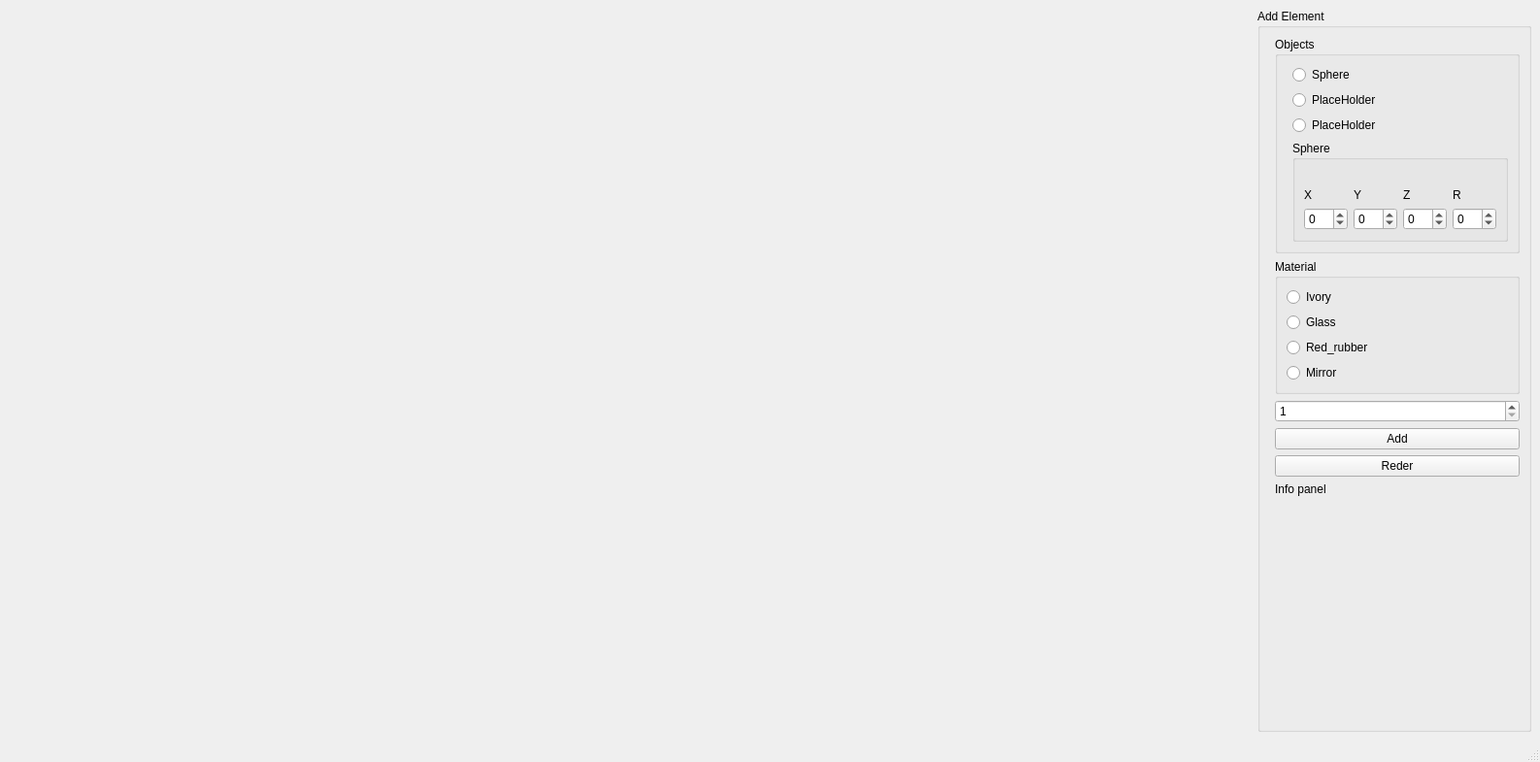
<?xml version="1.0" encoding="UTF-8"?>
<ui version="4.0">
 <class>MainWindow</class>
 <widget class="QMainWindow" name="MainWindow">
  <property name="geometry">
   <rect>
    <x>0</x>
    <y>0</y>
    <width>1562</width>
    <height>785</height>
   </rect>
  </property>
  <property name="sizePolicy">
   <sizepolicy hsizetype="Maximum" vsizetype="Maximum">
    <horstretch>0</horstretch>
    <verstretch>0</verstretch>
   </sizepolicy>
  </property>
  <property name="windowTitle">
   <string>MainWindow</string>
  </property>
  <widget class="QWidget" name="centralwidget">
   <layout class="QHBoxLayout" name="horizontalLayout">
    <item>
     <widget class="QLabel" name="Image_viewr_label6">
      <property name="minimumSize">
       <size>
        <width>1280</width>
        <height>720</height>
       </size>
      </property>
      <property name="text">
       <string/>
      </property>
     </widget>
    </item>
    <item>
     <widget class="QGroupBox" name="groupBox">
      <property name="title">
       <string>Add Element</string>
      </property>
      <layout class="QFormLayout" name="formLayout">
       <item row="1" column="1">
        <widget class="QGroupBox" name="groupBox_2">
         <property name="title">
          <string>Material</string>
         </property>
         <layout class="QFormLayout" name="formLayout_2">
          <item row="0" column="0">
           <widget class="QRadioButton" name="Material_ivory_radioButton">
            <property name="text">
             <string>Ivory</string>
            </property>
           </widget>
          </item>
          <item row="1" column="0">
           <widget class="QRadioButton" name="Material_glass_radioButton">
            <property name="text">
             <string>Glass</string>
            </property>
           </widget>
          </item>
          <item row="2" column="0">
           <widget class="QRadioButton" name="Material_redRubber_radioButton_2">
            <property name="text">
             <string>Red_rubber</string>
            </property>
           </widget>
          </item>
          <item row="3" column="0">
           <widget class="QRadioButton" name="Material_mirror_radioButton_3">
            <property name="text">
             <string>Mirror</string>
            </property>
           </widget>
          </item>
         </layout>
        </widget>
       </item>
       <item row="0" column="1">
        <widget class="QGroupBox" name="groupBox_3">
         <property name="title">
          <string>Objects</string>
         </property>
         <layout class="QFormLayout" name="formLayout_3">
          <item row="3" column="1">
           <widget class="QGroupBox" name="groupBox_4">
            <property name="title">
             <string>Sphere</string>
            </property>
            <layout class="QGridLayout" name="gridLayout">
             <item row="2" column="1">
              <widget class="QSpinBox" name="Sphere_spinBox_y">
               <property name="minimum">
                <number>-99</number>
               </property>
              </widget>
             </item>
             <item row="2" column="2">
              <widget class="QSpinBox" name="Sphere_spinBox_z">
               <property name="minimum">
                <number>-99</number>
               </property>
              </widget>
             </item>
             <item row="2" column="3">
              <widget class="QSpinBox" name="Sphere_spinBox_r">
               <property name="minimum">
                <number>-99</number>
               </property>
              </widget>
             </item>
             <item row="1" column="0">
              <widget class="QLabel" name="label_2">
               <property name="text">
                <string>X</string>
               </property>
              </widget>
             </item>
             <item row="2" column="0">
              <widget class="QSpinBox" name="Sphere_spinBox_x">
               <property name="minimum">
                <number>-99</number>
               </property>
              </widget>
             </item>
             <item row="1" column="1">
              <widget class="QLabel" name="label_3">
               <property name="text">
                <string>Y</string>
               </property>
              </widget>
             </item>
             <item row="1" column="2">
              <widget class="QLabel" name="label_4">
               <property name="text">
                <string>Z</string>
               </property>
              </widget>
             </item>
             <item row="0" column="0">
              <widget class="QLabel" name="label">
               <property name="text">
                <string/>
               </property>
              </widget>
             </item>
             <item row="1" column="3">
              <widget class="QLabel" name="label_5">
               <property name="text">
                <string>R</string>
               </property>
              </widget>
             </item>
            </layout>
           </widget>
          </item>
          <item row="0" column="1">
           <widget class="QRadioButton" name="Shepre_radioButton">
            <property name="text">
             <string>Sphere</string>
            </property>
           </widget>
          </item>
          <item row="1" column="1">
           <widget class="QRadioButton" name="radioButton_6">
            <property name="text">
             <string>PlaceHolder</string>
            </property>
           </widget>
          </item>
          <item row="2" column="1">
           <widget class="QRadioButton" name="radioButton_7">
            <property name="text">
             <string>PlaceHolder</string>
            </property>
           </widget>
          </item>
         </layout>
        </widget>
       </item>
       <item row="3" column="1">
        <widget class="QPushButton" name="Add_PushButton">
         <property name="text">
          <string>Add</string>
         </property>
        </widget>
       </item>
       <item row="4" column="1">
        <widget class="QPushButton" name="Render_pushButton">
         <property name="text">
          <string>Reder</string>
         </property>
        </widget>
       </item>
       <item row="2" column="1">
        <widget class="QSpinBox" name="deep">
         <property name="minimum">
          <number>1</number>
         </property>
         <property name="maximum">
          <number>20</number>
         </property>
        </widget>
       </item>
       <item row="5" column="1">
        <widget class="QLabel" name="process_label">
         <property name="text">
          <string>Info panel</string>
         </property>
        </widget>
       </item>
      </layout>
     </widget>
    </item>
   </layout>
  </widget>
  <widget class="QMenuBar" name="menubar">
   <property name="geometry">
    <rect>
     <x>0</x>
     <y>0</y>
     <width>1562</width>
     <height>26</height>
    </rect>
   </property>
  </widget>
  <widget class="QStatusBar" name="statusbar"/>
 </widget>
 <resources/>
 <connections/>
</ui>
